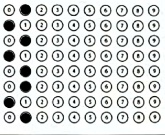
#> input picture regiao_enem/regiao_1.jpg, 165 x 135 px
$ python main.py
#> lines starting #> are read from the running program, lines starting #| are printed output that depends on the picture; after the words box and inside, x2 and y2 are one past the last pixel; in counts of white or black regions, pixels touching at a corner belong together
#> in executar_analise_regiao1, imagem_regiao is the input picture: shape (135, 165, 3); mean B, G, R 210.9, 211.4, 209.2
### analise_regiao1.py
import cv2
import relative_path

def executar_analise_regiao1():
    # Função para binarizar a imagem
    def binarizar_imagem(imagem):
        # Converter a imagem para tons de cinza
        imagem_gray = cv2.cvtColor(imagem, cv2.COLOR_BGR2GRAY)

        # Aplicar uma operação de limiarização para binarizar a imagem
        _, imagem_binarizada = cv2.threshold(imagem_gray, 70, 255, cv2.THRESH_BINARY_INV)
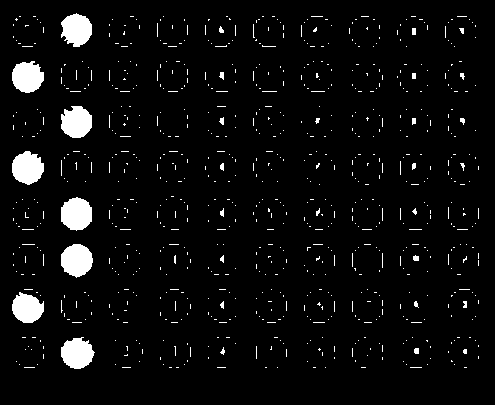
#> imagem_binarizada: shape (405, 495); 4.7% white; 805 white regions (778 under 20 px), largest, box (x1, y1, x2, y2) and area: (61, 197, 92, 231) 823, (61, 244, 93, 278) 815, (12, 151, 44, 185) 804

        return imagem_binarizada

    # Função para extrair a matrícula da imagem binarizada
    def extrair_matricula(regiao_binarizada):
        matricula = ''
        for linha in range(8):
            digitos = []
            for coluna in range(10):
                x1 = coluna * 60
                y1 = linha * 110
                x2 = coluna * 60 + 30
                y2 = linha * 110 - 18

                circulo = regiao_binarizada[y1:y2, x1:x2]
                cv2.imshow('circulo', circulo)
                cv2.waitKey(0)
                cv2.destroyAllWindows()
                altura, largura = circulo.shape[:2]
                area_circulo = cv2.countNonZero(circulo)
                if area_circulo > 0.15* altura * largura:
                    digitos.insert(0, str(coluna))  # Inserir o dígito no início da lista

            matricula += ''.join(digitos)
#> after the loop, matricula = '1'

        return matricula[::-1]  # Inverter a matrícula antes de retornar

    # Ler a imagem da região
    imagem_regiao = cv2.imread(relative_path.resource_path('regiao_enem/regiao_1.jpg'))

    # Redimensionar a imagem (aumentar 3x)
    imagem_regiao = cv2.resize(imagem_regiao, None, fx=3, fy=3, interpolation=cv2.INTER_LINEAR)

    # Binarizar a imagem da região
    imagem_binarizada = binarizar_imagem(imagem_regiao)

    # Exibir a imagem binarizada
    # cv2.imshow('Imagem Binarizada', imagem_binarizada)
    # cv2.waitKey(0)
    # cv2.destroyAllWindows()

    # Extrair a matrícula da imagem binarizada
    matricula = extrair_matricula(imagem_binarizada)
#> matricula = '1'
    matricula_pronta = matricula[::-1] # Hugo alterou aqui
#> matricula_pronta = '1'

    # Imprimir a matrícula invertida
    print(f'Matrícula: {matricula_pronta}') # Hugo alterou aqui
#| Matrícula: 1
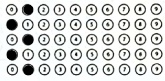
#> input picture regiao_enem/regiao_2.jpg, 165 x 81 px
#> in executar_analise_regiao2, imagem_regiao2 is the input picture: shape (81, 165, 3); mean B, G, R 209.4, 210.8, 209.1


# Chamada da função principal
# [2 lines that do not run on import are left out]

### analise_regiao2.py
import cv2
import relative_path

def executar_analise_regiao2():
    # Função para binarizar a imagem
    def binarizar_imagem(imagem):
        # Converter a imagem para tons de cinza
        imagem_gray = cv2.cvtColor(imagem, cv2.COLOR_BGR2GRAY)
#> imagem_gray: shape (243, 495)

        # Aplicar uma operação de limiarização para binarizar a imagem
        _, imagem_binarizada = cv2.threshold(imagem_gray, 70, 255, cv2.THRESH_BINARY_INV)
#> imagem_binarizada: shape (243, 495); 4.9% white; 481 white regions (466 under 20 px), largest, box (x1, y1, x2, y2) and area: (20, 58, 52, 90) 785, (68, 104, 100, 135) 768, (69, 193, 101, 225) 761

        return imagem_binarizada

    # Função para extrair o código da prova da imagem binarizada
    def extrair_codigo_prova(regiao_binarizada):
        codigo_prova = ''
        count_circulos = 0  # Contador de círculos preenchidos
        for linha in range(5):  # Ajuste para 5 linhas
            for coluna in range(10):
                x1 = coluna * 50
                y1 = linha * 50
                x2 = (coluna + 1) * 50
                y2 = (linha + 1) * 50

                circulo = regiao_binarizada[y1:y2, x1:x2]
                altura, largura = circulo.shape[:2]
                area_circulo = cv2.countNonZero(circulo)
                if area_circulo > 0.10 * altura * largura:
                    codigo_prova += str(coluna)  # Adicionar o dígito ao código da prova
                    count_circulos += 1
                    if count_circulos >= 5:
                        break  # Interromper o loop após encontrar cinco círculos preenchidos
            if count_circulos >= 5:
                break  # Interromper o loop externo se já tivermos cinco círculos preenchidos
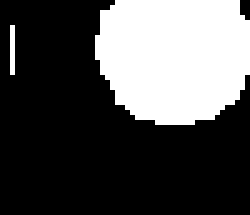
#> circulo: shape (43, 50) (shown 5 times larger); 31.2% white; 2 white regions (1 under 20 px), largest, box (x1, y1, x2, y2) and area: (19, 0, 50, 25) 661
#> after the loop, codigo_prova = '10101'; count_circulos = 5
        return codigo_prova


    # Ler a imagem da região 2 (Código da Prova)
    imagem_regiao2 = cv2.imread(relative_path.resource_path('regiao_enem/regiao_2.jpg'))

    # Redimensionar a imagem (aumentar 3x)
    imagem_regiao2 = cv2.resize(imagem_regiao2, None, fx=3, fy=3, interpolation=cv2.INTER_LINEAR)

    # Binarizar a imagem da região 2
    imagem_binarizada2 = binarizar_imagem(imagem_regiao2)

    # Exibir a imagem binarizada da região 2
    #cv2.imshow('Imagem Binarizada Região 2 (Código da Prova)', imagem_binarizada2)
    #cv2.waitKey(0)
    #cv2.destroyAllWindows()

    # Extrair o código da prova da imagem binarizada da região 2
    codigo_prova = extrair_codigo_prova(imagem_binarizada2)
#> codigo_prova = '10101'

    # Imprimir o código da prova
    print(f'Código da Prova: {codigo_prova}')
#| Código da Prova: 10101
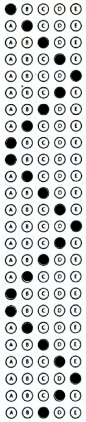
#> input picture regiao_enem/regiao_3.jpg, 86 x 422 px
#> in executar_analise_regiao3, imagem_regiao3 is the input picture: shape (422, 86, 3); mean B, G, R 207.8, 207.7, 204.8


# Chamada da função principal
# [2 lines that do not run on import are left out]

### analise_regiao3.py
import cv2
import relative_path
def executar_analise_regiao3():
        # Função para binarizar a imagem
    def binarizar_imagem(imagem):
        # Converter a imagem para tons de cinza
        imagem_gray = cv2.cvtColor(imagem, cv2.COLOR_BGR2GRAY)
#> imagem_gray: shape (1266, 258)

        # Aplicar uma operação de limiarização para binarizar a imagem
        _, imagem_binarizada = cv2.threshold(imagem_gray, 70, 255, cv2.THRESH_BINARY_INV)
#> imagem_binarizada: shape (1266, 258); 7.3% white; 1057 white regions (998 under 20 px), largest, box (x1, y1, x2, y2) and area: (213, 663, 245, 695) 815, (67, 967, 98, 1000) 813, (16, 12, 48, 44) 812

        return imagem_binarizada

    # Função para extrair as respostas das questões da região 3
    def extrair_respostas_regiao_3(regiao_binarizada):
        respostas = []
        for linha in range(25):  # Ajuste para 5 linhas
            for coluna in range(5):  # Ajuste para 5 colunas
                x1 = coluna * 50
                y1 = linha * 50
                x2 = (coluna + 1) * 50
                y2 = (linha + 1) * 50

                circulo = regiao_binarizada[y1:y2, x1:x2]
                altura, largura = circulo.shape[:2]
                area_circulo = cv2.countNonZero(circulo)
                if area_circulo > 0.15 * altura * largura:
                    resposta = chr(65 + coluna)  # Converte o índice da coluna para a letra correspondente ('A' a 'E')
                    respostas.append(resposta)
#> circulo: shape (50, 50); 0.68% white in thin lines or dots, all inside (x1, y1, x2, y2) = (11, 1, 42, 43)
#> after the loop, respostas = 25 items, first 6: 'A', 'B', 'C', 'D', 'E', 'D'

        return respostas

    # Ler a imagem da região 3
    imagem_regiao3 = cv2.imread(relative_path.resource_path('regiao_enem/regiao_3.jpg'))

    # Redimensionar a imagem (aumentar 3x)
    imagem_regiao3 = cv2.resize(imagem_regiao3, None, fx=3, fy=3, interpolation=cv2.INTER_LINEAR)

    # Binarizar a imagem da região 3
    imagem_binarizada3 = binarizar_imagem(imagem_regiao3)

    # Exibir a imagem binarizada da região 3
    #cv2.imshow('Imagem Binarizada Região 3', imagem_binarizada3)
    #cv2.waitKey(0)
    #cv2.destroyAllWindows()

    # Extrair as respostas das questões da imagem binarizada da região 3
    respostas_regiao3 = extrair_respostas_regiao_3(imagem_binarizada3)
#> respostas_regiao3 = 25 items, first 6: 'A', 'B', 'C', 'D', 'E', 'D'

    # Imprimir as respostas das questões
    for i, resposta in enumerate(respostas_regiao3):
        print(f'Questão {i+1}: {resposta}')
#> this loop made 25 passes
#> resposta on passes 1 to 12: 'A', 'B', 'C', 'D', 'E', 'D', 'C', 'B', 'A', 'A', 'B', 'C'
#| Questão 1: A
#| Questão 2: B
#| Questão 3: C
#| Questão 4: D
#| Questão 5: E
#| Questão 6: D
#| Questão 7: C
#| Questão 8: B
#> (further printed lines are left out)
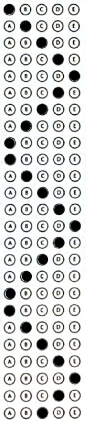
#> input picture regiao_enem/regiao_4.jpg, 86 x 421 px
#> in executar_analise_regiao4, imagem_regiao3 is the input picture: shape (421, 86, 3); mean B, G, R 208.5, 209.7, 208


# Chamada da função principal
# [2 lines that do not run on import are left out]

### analise_regiao4.py
import cv2
import relative_path

def executar_analise_regiao4():

    # Função para binarizar a imagem
    def binarizar_imagem(imagem):
        # Converter a imagem para tons de cinza
        imagem_gray = cv2.cvtColor(imagem, cv2.COLOR_BGR2GRAY)
#> imagem_gray: shape (1263, 258)

        # Aplicar uma operação de limiarização para binarizar a imagem
        _, imagem_binarizada = cv2.threshold(imagem_gray, 70, 255, cv2.THRESH_BINARY_INV)
#> imagem_binarizada: shape (1263, 258); 6.6% white; 751 white regions (715 under 20 px), largest, box (x1, y1, x2, y2) and area: (64, 513, 96, 545) 804, (61, 63, 93, 95) 796, (159, 163, 191, 194) 782

        return imagem_binarizada

    # Função para extrair as respostas das questões da região 3
    def extrair_respostas_regiao_3(regiao_binarizada):
        respostas = []
        for linha in range(25):  # Ajuste para 25 linhas
            for coluna in range(5):  # Ajuste para 5 colunas
                x1 = coluna * 50
                y1 = linha * 50
                x2 = (coluna + 1) * 50
                y2 = (linha + 1) * 50

                circulo = regiao_binarizada[y1:y2, x1:x2]
                altura, largura = circulo.shape[:2]
                area_circulo = cv2.countNonZero(circulo)
                if area_circulo > 0.15 * altura * largura:
                    resposta = chr(65 + coluna)  # Converte o índice da coluna para a letra correspondente ('A' a 'E')
                    respostas.append(resposta)
#> circulo: shape (50, 50); 0.64% white in thin lines or dots, all inside (x1, y1, x2, y2) = (11, 1, 30, 50)
#> after the loop, respostas = 25 items, first 6: 'A', 'B', 'C', 'D', 'E', 'D'

        return respostas

    # Ler a imagem da região 3
    imagem_regiao3 = cv2.imread(relative_path.resource_path('regiao_enem/regiao_4.jpg'))

    # Redimensionar a imagem (aumentar 3x)
    imagem_regiao3 = cv2.resize(imagem_regiao3, None, fx=3, fy=3, interpolation=cv2.INTER_LINEAR)

    # Binarizar a imagem da região 3
    imagem_binarizada3 = binarizar_imagem(imagem_regiao3)

    # Exibir a imagem binarizada da região 3
    #cv2.imshow('Imagem Binarizada Região 3', imagem_binarizada3)
    #cv2.waitKey(0)
    #cv2.destroyAllWindows()

    # Extrair as respostas das questões da imagem binarizada da região 3
    respostas_regiao3 = extrair_respostas_regiao_3(imagem_binarizada3)
#> respostas_regiao3 = 25 items, first 6: 'A', 'B', 'C', 'D', 'E', 'D'

    # Imprimir as respostas das questões
    for i, resposta in enumerate(respostas_regiao3, start=25):
        print(f'Questão {i+1}: {resposta}')
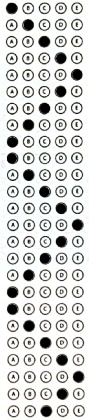
#> input picture regiao_enem/regiao_5.jpg, 89 x 420 px
#> in executar_analise_regiao5, imagem_regiao3 is the input picture: shape (420, 89, 3); mean B, G, R 208.6, 210.3, 209.5


# Chamada da função principal
# [2 lines that do not run on import are left out]

### analise_regiao5.py
import cv2
import relative_path

def executar_analise_regiao5():
    # Função para binarizar a imagem
    def binarizar_imagem(imagem):
        # Converter a imagem para tons de cinza
        imagem_gray = cv2.cvtColor(imagem, cv2.COLOR_BGR2GRAY)
#> imagem_gray: shape (1260, 267)

        # Aplicar uma operação de limiarização para binarizar a imagem
        _, imagem_binarizada = cv2.threshold(imagem_gray, 70, 255, cv2.THRESH_BINARY_INV)
#> imagem_binarizada: shape (1260, 267); 6.7% white; 850 white regions (808 under 20 px), largest, box (x1, y1, x2, y2) and area: (117, 109, 149, 141) 811, (19, 9, 52, 41) 804, (214, 208, 246, 240) 795

        return imagem_binarizada

    # Função para extrair as respostas das questões da região 3
    def extrair_respostas_regiao_3(regiao_binarizada):
        respostas = []
        for linha in range(25):  # Ajuste para 25 linhas
            for coluna in range(5):  # Ajuste para 5 colunas
                x1 = coluna * 50
                y1 = linha * 50
                x2 = (coluna + 1) * 50
                y2 = (linha + 1) * 50

                circulo = regiao_binarizada[y1:y2, x1:x2]
                altura, largura = circulo.shape[:2]
                area_circulo = cv2.countNonZero(circulo)
                if area_circulo > 0.15 * altura * largura:
                    resposta = chr(65 + coluna)  # Converte o índice da coluna para a letra correspondente ('A' a 'E')
                    respostas.append(resposta)
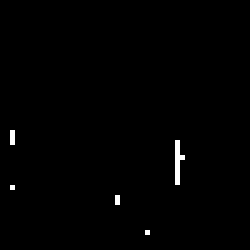
#> circulo: shape (50, 50) (shown 5 times larger); 0.68% white in thin lines or dots, all inside (x1, y1, x2, y2) = (2, 26, 37, 47)
#> after the loop, respostas = 25 items, first 6: 'A', 'B', 'C', 'D', 'E', 'D'

        return respostas

    # Ler a imagem da região 3
    imagem_regiao3 = cv2.imread(relative_path.resource_path('regiao_enem/regiao_5.jpg'))

    # Redimensionar a imagem (aumentar 3x)
    imagem_regiao3 = cv2.resize(imagem_regiao3, None, fx=3, fy=3, interpolation=cv2.INTER_LINEAR)

    # Binarizar a imagem da região 3
    imagem_binarizada3 = binarizar_imagem(imagem_regiao3)

    # Exibir a imagem binarizada da região 3
    #cv2.imshow('Imagem Binarizada Região 3', imagem_binarizada3)
    #cv2.waitKey(0)
    #cv2.destroyAllWindows()

    # Extrair as respostas das questões da imagem binarizada da região 3
    respostas_regiao3 = extrair_respostas_regiao_3(imagem_binarizada3)
#> respostas_regiao3 = 25 items, first 6: 'A', 'B', 'C', 'D', 'E', 'D'

    # Imprimir as respostas das questões
    for i, resposta in enumerate(respostas_regiao3, start=50):
        print(f'Questão {i+1}: {resposta}')


# Chamada da função principal
# [2 lines that do not run on import are left out]

### relative_path.py
import os, sys
def resource_path(relative_path):
    """ Get absolute path to resource, works for dev and for PyInstaller """
    base_path = getattr(
        sys,
        '_MEIPASS',
        os.path.dirname(os.path.abspath(__file__)))
    return os.path.join(base_path, relative_path)

### retangulos_enem.py
import os
import cv2

import relative_path

# Variáveis globais para armazenar informações sobre a seleção de retângulos
pontos = []
selecionando_retangulo = False
retangulos = {}
imagem = None  # Definir imagem globalmente

# Função de callback para o evento de clique do mouse
# [21 lines left out: function selecionar_retangulo, not called in this run]

def executar_retangulos_enem():
    global selecionando_retangulo, imagem_copia, imagem

    # Check if the regiao_enem folder already contains cropped images
    pasta_destino = 'regiao_enem'
    if os.path.exists(pasta_destino) and os.listdir(pasta_destino):
        print("As imagens já estão cortadas. Pulando o processo de seleção de retângulos.")
        return

    # Carregar a imagem do cartão de resposta
    imagem = cv2.imread(relative_path.resource_path('provas_enem/aluno-1.jpg'))

    # Redimensionar a imagem para uma largura de 600 pixels
    largura_nova = 1080
    proporcao = largura_nova / imagem.shape[1]
    altura_nova = int(imagem.shape[0] * proporcao)
    imagem = cv2.resize(imagem, (largura_nova, altura_nova))

    imagem_copia = imagem.copy()

    # Criar uma janela para exibir a imagem
    cv2.namedWindow('Selecione os Retângulos')
    cv2.setMouseCallback('Selecione os Retângulos', selecionar_retangulo)

    # Loop principal
    while True:
        cv2.imshow('Selecione os Retângulos', imagem_copia)

        # Aguardar pressionamento de tecla
        tecla = cv2.waitKey(1) & 0xFF

        # Finalizar a seleção de retângulos se a tecla 'q' for pressionada
        if tecla == ord('q'):
            break

    # Fechar todas as janelas
    cv2.destroyAllWindows()

    # Verificar se os retângulos foram selecionados e armazenar suas coordenadas
    if retangulos:
        print("Retângulos selecionados com sucesso!")
        print("Coordenadas dos retângulos:")
        for idx, pontos in retangulos.items():
            print(f"Retângulo {idx + 1}: {pontos}")

        # Criar o diretório "regiao_enem" se ele não existir
        if not os.path.exists(pasta_destino):
            os.makedirs(pasta_destino)
            print(f"Diretório '{pasta_destino}' criado com sucesso!")

        # Recortar as regiões correspondentes dos retângulos selecionados
        for idx, pontos in retangulos.items():
            # Obter as coordenadas do retângulo
            (x1, y1), (x2, y2) = pontos
            # Recortar a região correspondente da imagem original
            regiao = imagem[y1:y2, x1:x2]
            # Salvar a região recortada como uma imagem separada na pasta "regiao_enem"
            cv2.imwrite(os.path.join(pasta_destino, f'regiao_{idx + 1}.jpg'), regiao)

        print(f"Regiões recortadas salvas na pasta '{pasta_destino}'.")
    else:
        print("Nenhum retângulo foi selecionado.")


executar_retangulos_enem()

### analise_regiao6.py
import cv2
import relative_path

def executar_analise_regiao6():
    # Função para binarizar a imagem
    # [27 lines left out: functions binarizar_imagem, extrair_respostas_regiao_3, not called in this run]

    # Ler a imagem da região 3
    imagem_regiao3 = cv2.imread(relative_path.resource_path('regiao_enem/regiao_6.jpg'))

    # Redimensionar a imagem (aumentar 3x)
#> (the run stopped early here; a loop or call above may not have finished)
